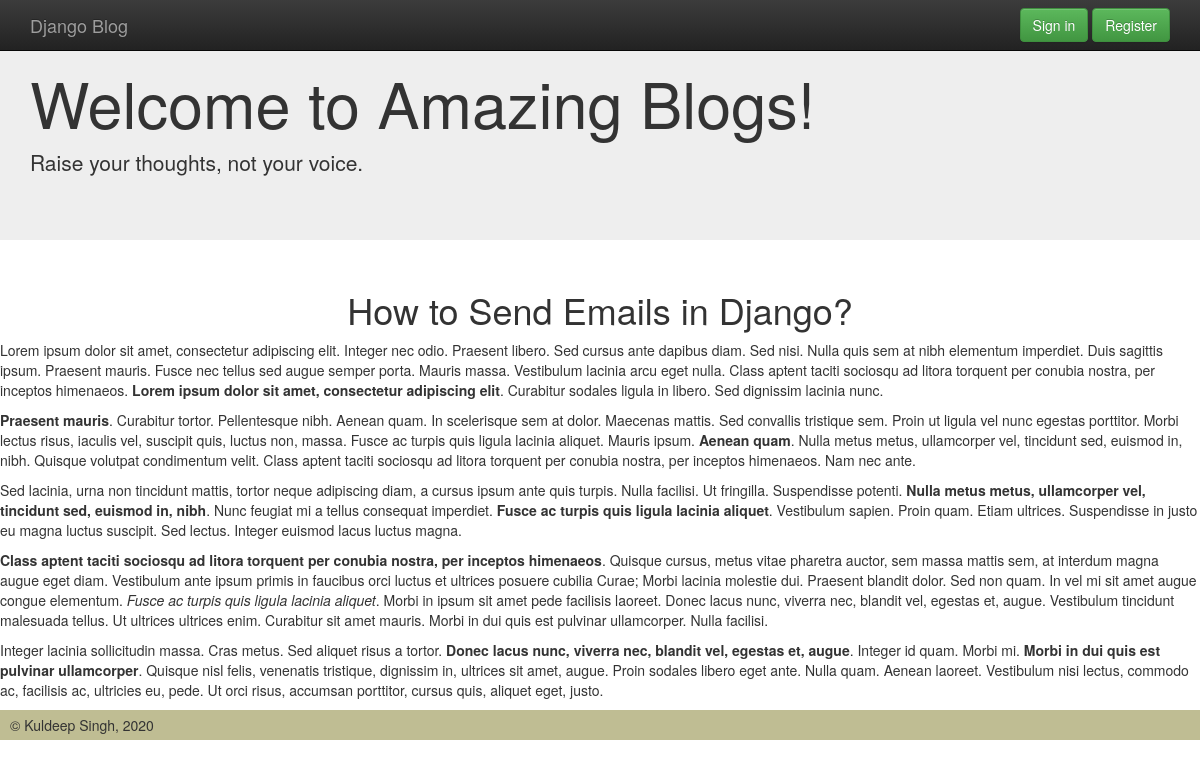
/1/, run on the app's committed database.
### blog/models.py (models this page shows, shortened)
class Blog(models.Model):
    title = models.TextField(max_length=50)
    category = models.TextField(max_length=100)
    created_at = models.DateField(default=now)
    updated_at = models.DateField(default=now)
    created_by = models.TextField(max_length=50)
    updated_by = models.TextField(max_length=50)
    short_description = models.TextField(max_length=300)
    content = models.TextField()
    image = models.ImageField(upload_to='blogs/images')

### blog/views.py (the view)
# urls.py: path('<int:blog_id>/', views.blog_details, name='blog_details')
def blog_details(request, blog_id):
    blog = get_object_or_404(Blog, pk=blog_id)
    return render(request, 'blog/blog.html', {'blog': blog})

### blog/templates/blog/blog.html (shortened to what this page needs)
{% extends "blog/base.html" %}
{% block content %}
    <div class="jumbotron">
      <div class="container">
          <h1>Welcome to Amazing Blogs!</h1>
        <p>Raise your thoughts, not your voice.</p>
      </div>
    </div>
    <div id="container">
      {% load static %}
        <h1 class="text-center mt-5" id="blogdetailtitle">{{ blog.title }}</h1>
        {{ blog.content|safe }}
    </div>
{% endblock %}

### blog/static/blog/css/main.css (style rules this page uses)
html,body { margin:0;padding:0 }
body { sans-serif; }

### blog/templates/blog/base.html (style rules this page uses)
body { padding-top: 50px; padding-bottom: 20px; }

### data on the page
Blog: title "How to Send Emails in Django?", content "Lorem ipsum dolor sit amet, consectetur adipiscing elit. Integer nec odio. Praesent libero. Sed cursus ante dapibus diam. Sed nisi. Nulla quis sem at nibh elementum imperdiet. Duis sagittis ipsum. Praesent mauris. Fusce nec tellus sed augue semper porta. Mauris massa. Vestibulum lacinia arcu eget nulla. Class aptent taciti sociosqu ad litora torquent per conubia nostra, per inceptos himenaeos. Lorem ipsum dolor sit amet, consectetur adipiscing elit . Curabitur sodales ligula in libero. Sed dignissim lacinia nunc. Praesent mauris . Curabitur tortor. Pellentesque nibh. Aenean quam. In scelerisque sem at dolor. Maecenas mattis. Sed convallis tristique sem. Proin ut ligula vel nunc egestas…"
